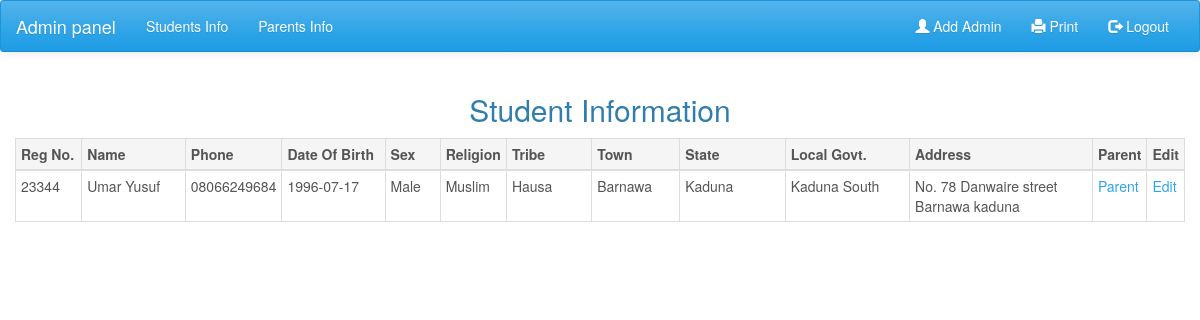
/admin/student.php?id=1, run on the app's committed database.
### tables this page shows
CREATE TABLE `students_info` (
  `student_id` int(11) NOT NULL,
  `regno` int(11) NOT NULL,
  `fullname` varchar(50) NOT NULL,
  `phone` text NOT NULL,
  `date_of_birth` date NOT NULL,
  `sex` varchar(10) NOT NULL,
  `town` varchar(50) NOT NULL,
  `tribe` varchar(50) NOT NULL,
  `state` varchar(50) NOT NULL,
  `religion` varchar(50) NOT NULL,
  `local_gov` varchar(50) NOT NULL,
  `address` varchar(150) NOT NULL
);

### admin/student.php (the view, shortened to what this page needs)
<!DOCTYPE html>
<html lang="">
	<head>
		<link rel="stylesheet" href="css/bootstrap.min.css" >
		<link rel="stylesheet" href="css/style.css" >
	</head>
	<body>
		<nav class="navbar navbar-default hidden-print" role="navigation" >
			<div class="container-fluid">
				<div class="navbar-header">
					<a class="navbar-brand" href="index.php">Admin panel</a>
				</div>
				<div class="collapse navbar-collapse navbar-ex1-collapse">
					<ul class="nav navbar-nav">
						<li><a href="admin.php">Students Info</a></li>
						<li><a href="parents_info.php">Parents Info</a></li>
					</ul>
					<ul class="nav navbar-nav navbar-right">
						<li><a href="add_admin.php"><span class="glyphicon glyphicon-user"></span> Add Admin</a></li>
						<li><a onclick="window.print()" href="javascript:void(0)"><span class="glyphicon glyphicon-print"></span> Print</a></li>
	        	<li><a href="logout.php"><span class="glyphicon glyphicon-log-out"></span> Logout</a></li>
	        </ul>
				</div>
			</div>
		</nav>
		<main class="container-fluid">
			<div class="row">
				<div class="col-md-12">
						<h2 class="text-center">Student Information</h2>
						<div class="table-responsive">
						<table class="table table-bordered table-condensed">
							<thead>
								<tr class="active">
									<th width="6%">Reg No.</th>
									<th width="10%">Name</th>
									<th width="8%">Phone</th>
									<th width="10%">Date Of Birth</th>
									<th width="5%">Sex</th>
									<th width="5%">Religion</th>
									<th width="8%">Tribe</th>
									<th width="8%">Town</th>
									<th width="10%">State</th>
									<th width="12%">Local Govt.</th>
									<th width="20%">Address</th>
									<th class="hidden-print" width="8%">Parent</th>
									<th class="hidden-print" width="4%">Edit</th>
								</tr>
							</thead>
							<tbody>
								<?php
									include_once 'connection.php';
									if (isset($_GET['id'])) {
										$id = $_GET['id'];
										$query = "SELECT * FROM students_info WHERE student_id='$id'";
										$run_query = mysqli_query($dbc, $query);
										while ($row = mysqli_fetch_array($run_query)) {
											$regno = $row['regno'];
											$name = $row['fullname'];
											$phone = $row['phone'];
											$dateofbirth = $row['date_of_birth'];
											$sex = $row['sex'];
											$town = $row['town'];
											$tribe = $row['tribe'];
											$state = $row['state'];
											$religion = $row['religion'];
											$local_gov = $row['local_gov'];
											$address = $row['address'];
								?>
									<tr>
										<td><?php echo $regno; ?></td>
										<td><?php echo $name; ?></td>
										<td><?php echo $phone; ?></td>
										<td><?php echo $dateofbirth; ?></td>
										<td><?php echo $sex; ?></td>
										<td><?php echo $religion; ?></td>
										<td><?php echo $tribe; ?></td>
										<td><?php echo $town; ?></td>
										<td><?php echo $state; ?></td>
										<td><?php echo $local_gov; ?></td>
										<td><?php echo $address; ?></td>
										<td class="hidden-print"><a href="parent.php?id=<?php echo $id; ?>">Parent</a></td>
										<td class="hidden-print"><a href="update.php?edit=<?php echo $id; ?>">Edit</a></td>
									</tr>
								<?php } }?>
							</tbody>
						</table>
					</div>
				</div>
			</div>
		</main>
	</body>
</html>

### data on the page
students_info: regno "23344", fullname "Umar Yusuf", phone "08066249684", date_of_birth "1996-07-17", sex "Male", religion "Muslim", tribe "Hausa", town "Barnawa", state "Kaduna", local_gov "Kaduna South", address "No. 78 Danwaire street Barnawa kaduna"
